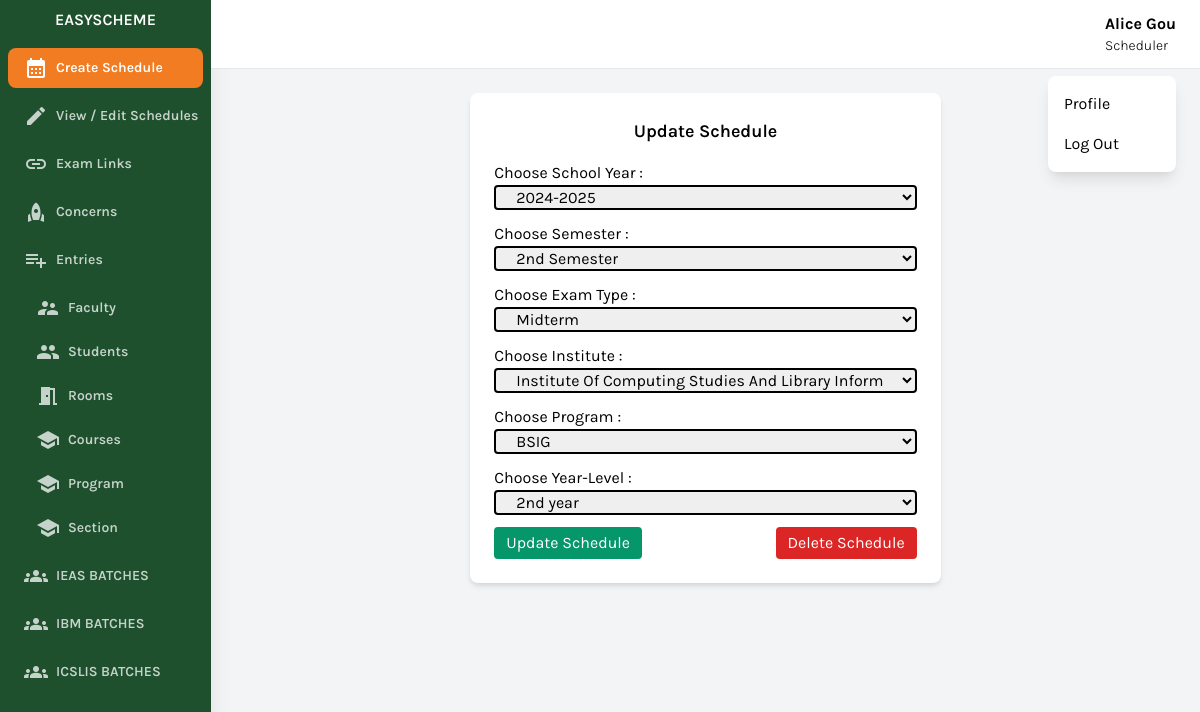
/scheduler/update-schedule.php?i=13 (signed in), run on the app's committed database.
### tables this page shows
CREATE TABLE `user` (
  `id` bigint(20) NOT NULL,
  `name` varchar(256) NOT NULL,
  `username` varchar(256) NOT NULL,
  `password` varchar(256) NOT NULL,
  `position` varchar(256) NOT NULL,
  `status` int(11) NOT NULL DEFAULT 0
);

CREATE TABLE `schedule` (
  `id` bigint(20) NOT NULL,
  `semester` varchar(256) NOT NULL,
  `exam_type` varchar(256) NOT NULL,
  `institute` bigint(20) NOT NULL,
  `program` bigint(20) NOT NULL,
  `year_level` varchar(256) NOT NULL,
  `school_year` varchar(256) NOT NULL,
  `status` int(11) NOT NULL DEFAULT 0
);

### conn/conn.php (called while the page is built, shortened)
<?php
class DatabaseHandler {
    private $pdo;
    public function __construct() {
        $dbHost = 'localhost';
        $dbPort = '3306';
        $dbName = DBNAME;
        $dbUser = DBUSER;
        $dbPassword = DBPASSWORD;
        try {
            $dsn = "mysql:host=$dbHost;port=$dbPort;dbname=$dbName";
            $this->pdo = new PDO($dsn, $dbUser, $dbPassword);
            $this->pdo->setAttribute(PDO::ATTR_ERRMODE, PDO::ERRMODE_EXCEPTION);
        } catch (PDOException $e) {
            echo "Connection failed: " . $e->getMessage();
        }
    }
    public function getAllRowsFromTable($tableName) {
        try {
            $stmt = $this->pdo->prepare("SELECT * FROM $tableName WHERE status = 0");
            $stmt->execute();
            $result = $stmt->fetchAll(PDO::FETCH_ASSOC);
            return $result;
        } catch (PDOException $e) {
            echo "Query failed: " . $e->getMessage();
        }
    }
    public function getIdByColumnValue($tableName, $columnName, $columnValue, $idColumnName) {
        try {
            $stmt = $this->pdo->prepare("SELECT $idColumnName FROM $tableName WHERE $columnName = :column_value");
            $stmt->bindParam(':column_value', $columnValue);
            $stmt->execute();
            $result = $stmt->fetch(PDO::FETCH_ASSOC);
            if ($result) {
                return $result[$idColumnName];
            } else {
                return null;
            }
        } catch (PDOException $e) {
            return null;
        }
    }
}
?>

### scheduler/update-schedule.php (the view, shortened to what this page needs)
<?php
include 'components/header.php';
?>
<?php
    if(isset($_GET['i']) && $_GET['i']!="")
    {
        $id = preg_replace('/\D/', '', $_GET['i']);
        $scheduleExists = $db->getIdByColumnValue("schedule", "id", $id, 'id');
        if($scheduleExists == "")
        {
            echo '
            <script>
                window.location.href="profile.php";
            </script>
            ';
        } else {
            $schoolyear = $db->getIdByColumnValue("schedule", "id", $id, 'school_year');
            $semester = $db->getIdByColumnValue("schedule", "id", $id, 'semester');
            $exam_type = $db->getIdByColumnValue("schedule", "id", $id, 'exam_type');
            $institute = $db->getIdByColumnValue("schedule", "id", $id, 'institute');
            $program = $db->getIdByColumnValue("schedule", "id", $id, 'program');
            $year_level = $db->getIdByColumnValue("schedule", "id", $id, 'year_level');
        }
    } else {
        echo '
        <script>
            window.location.href="profile.php";
        </script>
        ';
    }
?>
<div class="w-full h-screen overflow-x-hidden border-t flex flex-col">
    <main class="w-full flex justify-center items-center p-6">
        <div class="w-full sm:w-1/2">
            <div class="card bg-white shadow-md rounded-lg p-6">
                <h2 class="text-lg text-center font-semibold mb-4">Update Schedule</h2>
                <form id="formSubmit">
                    <div class="flex flex-col gap-3 items-center mt-3">
                        <div class="grid w-full">
                            <p>Choose School Year :</p>
                            <select id="school_year" name="school_year" class="border-black border-2 rounded px-4">
                            <?php
                                for ($startYear = 2023; $startYear < 2100; $startYear++) {
                                    $endYear = $startYear + 1;
                                    $selected = ($schoolyear == "$startYear-$endYear") ? 'selected' : '';
                                    echo "<option value=\"$startYear-$endYear\" $selected>$startYear-$endYear</option>";
                                }
                                ?>
                            </select>
                        </div>
                        <div class="grid w-full">
                            <p>Choose Semester :</p>
                            <select id="semester" name="semester" class="border-black border-2 rounded px-4">
                                <option value="2nd Semester" <?php echo ($semester == '2nd Semester') ? 'selected' : ''; ?>>2nd Semester</option>
                            </select>
                        </div>
                        <div class="grid w-full">
                            <p>Choose Exam Type :</p>
                            <select id="exam_type" name="exam_type" class="border-black border-2 rounded px-4">
                                <option value="Midterm" <?php echo ($exam_type == 'Midterm') ? 'selected' : ''; ?>>Midterm</option>
                            </select>
                        </div>
                        <div class="grid w-full">
                            <p>Choose Institute :</p>
                            <select id="institute" name="institute" class="border-black border-2 rounded px-4 w-full">
                                <?php
                                $rows = $db->getAllRowsFromTable('institutes');
                                foreach ($rows as $row) {
                                    $selected = ($institute == $row['id']) ? 'selected' : '';
                                    echo '<option value="'.$row['id'].'" '.$selected.'>'.ucwords($row['name']).'</option>';
                                }
                                ?>
                            </select>
                        </div>
                        <div class="grid w-full">
                            <p>Choose Program :</p>
                            <select id="program" name="program" class="border-black border-2 rounded px-4 w-full">
                                <?php
                                $rows = $db->getAllRowsFromTable('program_details');
                                foreach ($rows as $row) {
                                    $selected = ($program == $row['id']) ? 'selected' : '';
                                    $instituteId = $row['institute'];
                                    echo '<option data-institute="'.$instituteId.'" value="'.$row['id'].'" '.$selected.'>'.ucwords($row['program_name']).'</option>';
                                }
                                ?>
                            </select>
                        </div>
                        <div class="grid w-full">
                            <p>Choose Year-Level :</p>
                            <select id="year_level" name="year_level" class="border-black border-2 rounded px-4">
                                <option value="2nd year" <?php echo ($year_level == '2nd year') ? 'selected' : ''; ?>>2nd year</option>
                            </select>
                        </div>
                        <div class="w-full flex justify-between">
                            <button id="btnMode" class="bg-green-600 text-white rounded px-3 py-1">Update Schedule</button>
                            <button type="button" id="btnDelete" class="bg-red-600 text-white rounded px-3 py-1">Delete Schedule</button>
                        </div>
                    </div>
                </form>
            </div>
        </div>
    </main>
</div>
<?php
include 'components/footer.php';
?>

### scheduler/components/header.php (shortened to what this page needs)
<?php
include '../conn/conn.php';
$db = new DatabaseHandler();
$user_name = ucwords($db->getIdByColumnValue('user', 'id',$_SESSION['id'],'name'));
$user_position = ucwords($db->getIdByColumnValue('user', 'id',$_SESSION['id'],'position'));
?>
<!DOCTYPE html>
<html lang="en">
<head>
    <link href="https://cdnjs.cloudflare.com/ajax/libs/tailwindcss/2.2.19/tailwind.min.css" rel="stylesheet">
</head>
<body class="bg-gray-100 font-family-karla flex">
    <aside class="relative bg-sidebar h-screen w-64 hidden sm:block shadow-xl">
        <div class="p-2  text-center">
            <a href="" class="text-white  font-semibold uppercase hover:text-gray-300">
                        <p>EasyScheme</p>
            </a>
        </div>
        <nav x-data="{ openItem: null }" class="text-white text-base font-semibold ">
            <a href="create-schedule.php" class="nav-1 flex items-center text-white opacity-75 text-sm hover:opacity-100 py-2 m-2 rounded-lg  pl-4 nav-item">
                <i class="material-icons mr-2">calendar_month</i>
                Create Schedule
            </a>
            <a href="view-edit-schedule.php" class="nav-2 flex items-center text-white opacity-75 text-sm hover:opacity-100 py-2 m-2 rounded-lg  pl-4 nav-item">
                <i class="material-icons mr-2">edit</i>
                View / Edit Schedules
            </a>
            <a href="view-exam-links.php" class="nav-3 flex items-center text-white opacity-75 text-sm hover:opacity-100 py-2 m-2 rounded-lg  pl-4 nav-item">
                <i class="material-icons mr-2">link</i>
                Exam Links
            </a>
            <a href="raise-concerns.php" class="nav-10 flex items-center text-white opacity-75 text-sm hover:opacity-100 py-2 m-2 rounded-lg  pl-4 nav-item">
                <i class="material-icons mr-2">rocket</i>
                Concerns
            </a>
            <a @click="openItem === 1 ? openItem = null : openItem = 1"  class="entries flex items-center text-white opacity-75 text-sm hover:opacity-100 py-2 m-2 rounded-lg  pl-4 nav-item">
                <i class="material-icons mr-2">playlist_add</i>
                Entries
            </a>
            <a href="view-entries.php?type=faculty">
                <div x-show="openItem === 1" class="nav-4 flex items-center text-white opacity-75 text-sm hover:opacity-100 py-1 my-3 mx-5 m-0 rounded-lg  pl-4 nav-item">
                    <i class="material-icons mr-2">supervisor_account</i>
                    Faculty
                </div>
            </a>
            <a href="view-entries.php?type=student">
                <div x-show="openItem === 1" class="nav-5 flex items-center text-white opacity-75 text-sm hover:opacity-100 py-1 my-3 mx-5 m-0 rounded-lg  pl-4 nav-item">
                    <i class="material-icons mr-2">group</i>
                    Students
                </div>
            </a>
            <a href="view-room-table.php">
            <div x-show="openItem === 1" class="nav-6 flex items-center text-white opacity-75 text-sm hover:opacity-100 py-1 my-3 mx-5 m-0 rounded-lg  pl-4 nav-item">
                    <i class="material-icons mr-2">meeting_room</i>
                    Rooms
                </div>
           </a>
            <a href="view-course-table.php">
                <div x-show="openItem === 1" class="nav-7 flex items-center text-white opacity-75 text-sm hover:opacity-100 py-1 my-3 mx-5 m-0 rounded-lg  pl-4 nav-item">
                    <i class="material-icons mr-2">school</i>
                    Courses
                </div>
            </a>
            <a href="view-program-table.php">
                <div x-show="openItem === 1" class="nav-8 flex items-center text-white opacity-75 text-sm hover:opacity-100 py-1 my-3 mx-5 m-0 rounded-lg  pl-4 nav-item">
                    <i class="material-icons mr-2">school</i>
                    Program
                </div>
            </a>
            <a href="view-section-table.php">
                <div x-show="openItem === 1" class="nav-9 flex items-center text-white opacity-75 text-sm hover:opacity-100 py-1 my-3 mx-5 m-0 rounded-lg  pl-4 nav-item">
                    <i class="material-icons mr-2">school</i>
                    Section
                </div>
            </a>
            <a href="view-batch-programs.php?i=1" class="nav-11 flex items-center text-white opacity-75 text-sm hover:opacity-100 py-2 m-2 rounded-lg  pl-4 nav-item">
                <i class="material-icons mr-2">groups</i>
                IEAS BATCHES
            </a>
            <a href="view-batch-programs.php?i=2" class="nav-12 flex items-center text-white opacity-75 text-sm hover:opacity-100 py-2 m-2 rounded-lg  pl-4 nav-item">
                <i class="material-icons mr-2">groups</i>
                IBM BATCHES
            </a>
            <a href="view-batch-programs.php?i=3" class="nav-13 flex items-center text-white opacity-75 text-sm hover:opacity-100 py-2 m-2 rounded-lg  pl-4 nav-item">
                <i class="material-icons mr-2">groups</i>
                ICSLIS BATCHES
            </a>
        </nav>
    </aside>
    <div class="relative w-full flex flex-col h-screen overflow-y-hidden">
        <header class="w-full items-center bg-white py-3 px-6 hidden sm:flex">
            <div x-data="{ isOpen: false }" class="relative w-1/2 flex justify-end">
                <div class="grid grid-cols-2 items-center justify-center">
                    <div class="grid " style="cursor:pointer" @click="isOpen = !isOpen">
                        <p class="text-base font-bold"><?=$user_name?></p>
                        <p class="text-sm font-light"><?=$user_position?></p>
                    </div>
                </div>
                <button x-show="isOpen" @click="isOpen = false" class="h-full w-full fixed inset-0 cursor-default"></button>
                <div x-show="isOpen" class="absolute w-32 bg-white rounded-lg shadow-lg py-2 mt-16">
                    <a href="profile.php" class="block px-4 py-2 account-link hover:text-white">Profile</a>
                    <a href="../" class="block px-4 py-2 account-link hover:text-white">Log Out</a>
                </div>
            </div>
        </header>

### scheduler/components/header.php (style rules this page uses)
.font-family-karla { font-family: karla; }
.bg-sidebar { background: #1e502d; }
.active-nav-link { background: #f27c22; }

### data on the page
user: name "Alice Gou", position "Scheduler"
schedule: semester "2nd Semester", exam_type "Midterm", year_level "2nd year"

### other printed values
form field school_year "2024-2025"
form field institute "Institute Of Computing Studies And Library Information Science"
form field program "BSIG"
